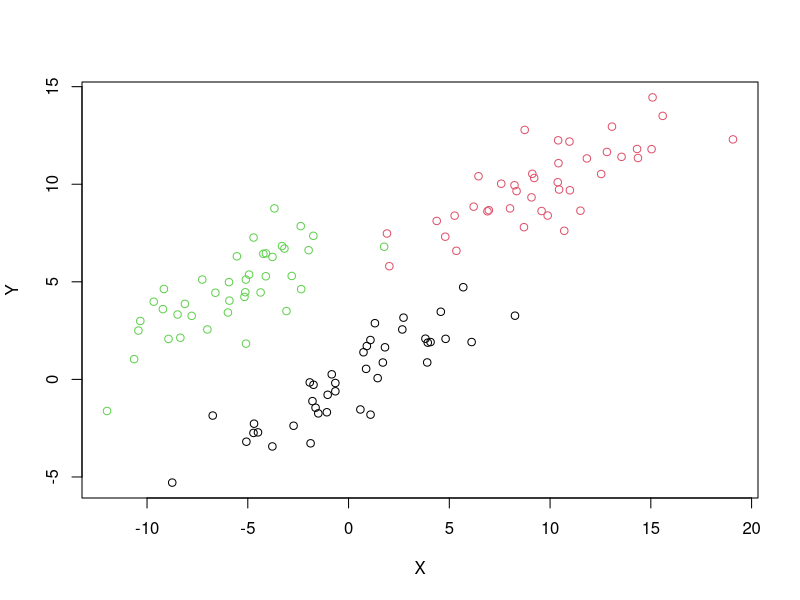
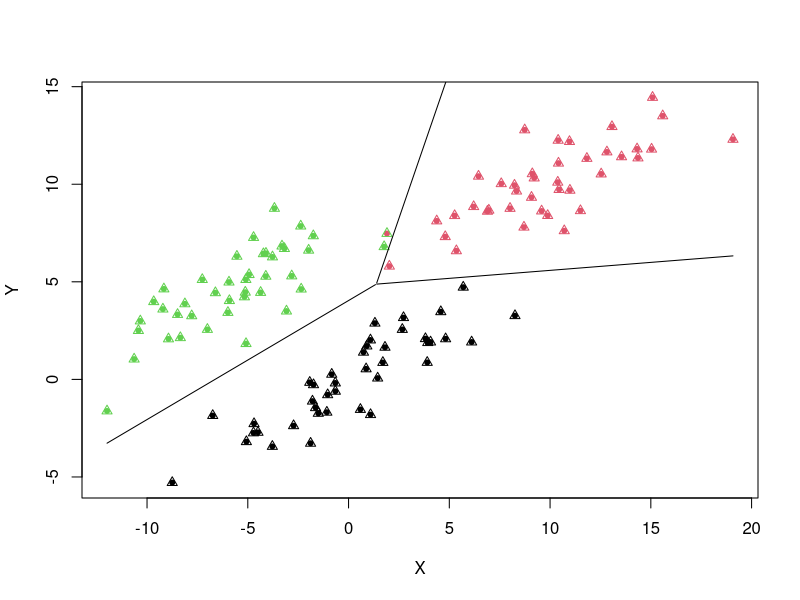
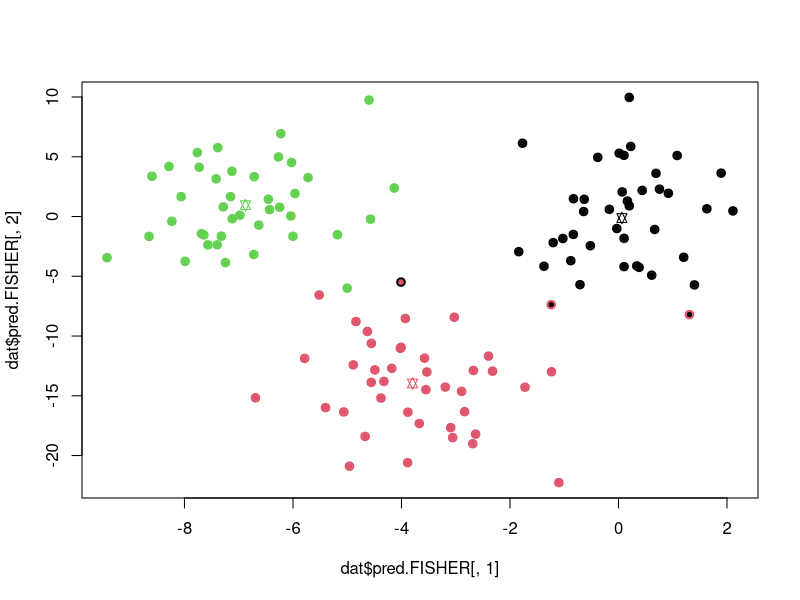
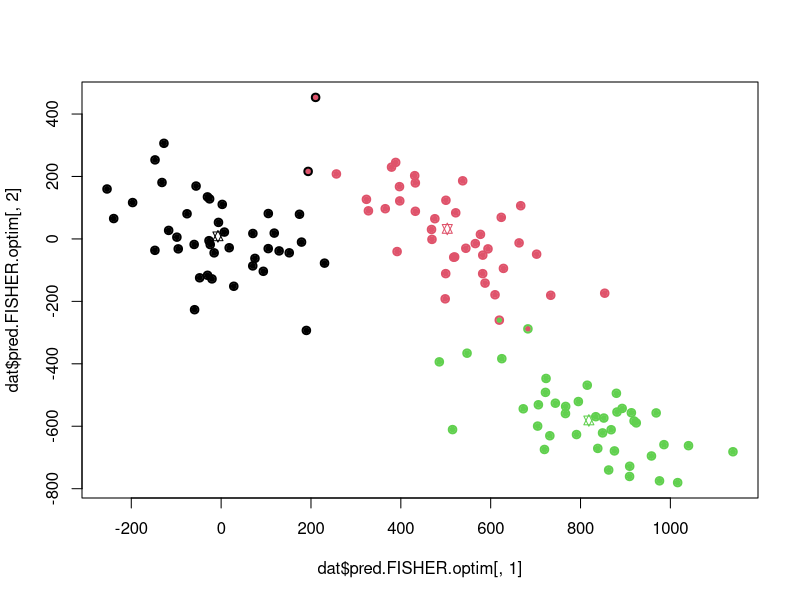

These figures' R source, in order:
remove(list=ls())
### data for Least square multiclass discriminant function and Fisher multiclass discriminant function
library(mvtnorm)
library(scales)

# define number of objects in each class
N <- 40

# define common covariance matrix
Sigma <- matrix(c(10,5,5,4),2,2)

# class 1
c1.dat <- rmvnorm(N,mean=c(0,0),Sigma )

# class 2
c2.dat <- rmvnorm(N,mean=c(10,10),Sigma )

# class 3
c3.dat <- rmvnorm(N,mean=c(-5,5),Sigma )

# create a data.frame of the data
dat <- data.frame(X = c(c1.dat[,1],c2.dat[,1],c3.dat[,1]), Y = c(c1.dat[,2],c2.dat[,2],c3.dat[,2]), Class = as.factor(rep(c(1,2,3),each=N)))

# plot the data
plot(Y~X,data=dat, col=Class)

### use dat to solve the exercise
### least square multiclass discriminant function
# prepare the data by adding a column of 1 and changing the class indicator
dat <- data.frame(intercept = 1, dat)
T.mat <- t(sapply(dat$Class, function(x){T.vect <- rep(0,3); T.vect[x]<-1; return(T.vect)}))
X.mat <- as.matrix(dat[,1:3])
W.tilda.LSD <- solve(t(X.mat)%*%X.mat)%*%t(X.mat)%*%T.mat

# get the prediction
dat$pred.LSD <- apply(X.mat%*%W.tilda.LSD,1,which.max)

#plot
quartz()
plot(Y~X,data=dat, col=Class, pch=20)
points(Y~X,data=dat, col=pred.LSD, pch=2,lwd=1)

### get the boundaries
xs <- seq(min(dat$X),max(dat$X),length.out=500)
ys <- seq(min(dat$Y),max(dat$Y),length.out=500)

# boundary between C1 and C2
tmp <- W.tilda.LSD[,2]-W.tilda.LSD[,1]
tmp2 <- W.tilda.LSD[,3]-W.tilda.LSD[,1]
C12.y.bound <- -1*tmp[2]/tmp[3]*xs - tmp[1]/tmp[3]
C12.y.constrain <- -1*tmp2[2]/tmp2[3]*xs - tmp2[1]/tmp2[3]
ix <- which(C12.y.bound<C12.y.constrain)
lines(xs[ix],C12.y.bound[ix])

# boundary between C1 and C3
tmp <- W.tilda.LSD[,3]-W.tilda.LSD[,1]
tmp2 <- W.tilda.LSD[,2]-W.tilda.LSD[,1]
C13.y.bound <- -1*tmp[2]/tmp[3]*xs - tmp[1]/tmp[3]
C13.y.constrain <- -1*tmp2[2]/tmp2[3]*xs - tmp2[1]/tmp2[3]
ix <- which(C13.y.bound<C13.y.constrain)
lines(xs[ix],C13.y.bound[ix])

# boundary between C2 and C3
tmp <- W.tilda.LSD[,3]-W.tilda.LSD[,2]
tmp2 <- W.tilda.LSD[,1]-W.tilda.LSD[,2]
C23.y.bound <- -1*tmp[2]/tmp[3]*xs - tmp[1]/tmp[3]
C23.y.constrain <- -1*tmp2[2]/tmp2[3]*xs - tmp2[1]/tmp2[3]
ix <- which(C23.y.bound>C23.y.constrain)
lines(xs[ix],C23.y.bound[ix])


### Fisher discriminant function
library(Matrix)
# prepare the data by adding a column of 1 and changing the class indicator
# create a data.frame of the data
dat <- data.frame(X = c(c1.dat[,1],c2.dat[,1],c3.dat[,1]), Y = c(c1.dat[,2],c2.dat[,2],c3.dat[,2]), Class = as.factor(rep(c(1,2,3),each=N)))
dat <- data.frame(intercept = 1, dat)

# get the mean vectors for the classes
mean.vects <- by(dat[,2:3],dat$Class, colMeans)
# get the grand mean
grand.mean.vect <- colMeans(dat[,2:3])

# get the within covariance
S.within <- Reduce('+',lapply(1:3, function(x, dat, mean.vects){ (t(dat[dat$Class==x,2:3])-mean.vects[[x]])%*%t(t(dat[dat$Class==x,2:3])-mean.vects[[x]])}, dat=dat, mean.vects = mean.vects))

# get the between covariance
S.between <- Reduce('+',lapply(1:3, function(x, mean.vects, grand.mean.vect){ (mean.vects[[x]]-grand.mean.vect)%*%t(mean.vects[[x]]-grand.mean.vect)}, mean.vects = mean.vects, grand.mean.vect=grand.mean.vect)) * N

S.total <- (t(dat[,2:3])-grand.mean.vect)%*%t(t(dat[,2:3])-grand.mean.vect)
S.within + S.between

# calculate criteria
eigen.vectors <- eigen(solve(nearPD(S.within)$mat)%*%(S.between))$vect

# get the prediction
dat$pred.FISHER <- as.matrix(dat[,2:3])%*%eigen.vectors
plot(dat$pred.FISHER[,1],dat$pred.FISHER[,2],col=dat$Class,pch=20)

# project the means
proj.mean.vects <- lapply(mean.vects, function(x,eigen.vectors){x%*%eigen.vectors},eigen.vectors=eigen.vectors)
proj.mean.vects <- matrix(unlist(proj.mean.vects),3,2,byrow=TRUE)
points(proj.mean.vects[,1],proj.mean.vects[,2],col=1:3,pch=11)

pred.labs <- apply(dat$pred.FISHER, 1, function(x, proj.mean.vects){which.min(diag(t(x-proj.mean.vects)%*%(x-proj.mean.vects)))}, proj.mean.vects=t(proj.mean.vects))
points(dat$pred.FISHER[,1],dat$pred.FISHER[,2],col=pred.labs,lwd=2)

table(pred.labs, dat$Class)





# initialise W.tilda
#W.tilda.init <- t(W.tilda.LSD[2:3,])
W.tilda.init <- matrix(runif(6,0,1),3,2)
# create the objective function
objective.fun <- function(par, dat,mean.vects, grand.mean.vect, N){
   W.tilda <- matrix(par,3,2,byrow=FALSE)
   # get the within covariance
   S.within <- Reduce('+',lapply(1:3, function(x, dat, mean.vects){ (t(dat[dat$Class==x,2:3])-mean.vects[[x]])%*%t(t(dat[dat$Class==x,2:3])-mean.vects[[x]])}, dat=dat, mean.vects = mean.vects))
   # get the between covariance
   S.between <- Reduce('+',lapply(1:3, function(x, mean.vects, grand.mean.vect){ (mean.vects[[x]]-grand.mean.vect)%*%t(mean.vects[[x]]-grand.mean.vect)}, mean.vects = mean.vects, grand.mean.vect=grand.mean.vect)) * N
   #J <- sum(diag(as.matrix(solve(nearPD(W.tilda%*%S.within%*%t(W.tilda))$mat)%*%(W.tilda%*%S.between%*%t(W.tilda)))))
   J <- sum(diag(as.matrix(solve(W.tilda%*%S.within%*%t(W.tilda)+diag(3)*10)%*%(W.tilda%*%S.between%*%t(W.tilda)))))
   print(c(S.within,S.between,J))
   return(J*-1)
}

param <- optim(par = as.vector(W.tilda.init), fn =objective.fun,  dat=dat, mean.vects=mean.vects, grand.mean.vect= grand.mean.vect,N=N, method='BFGS',control = list(maxit=1000))
W.optim <- t(matrix(param$par,3,2,byrow=FALSE))

# get the prediction
dat$pred.FISHER.optim <- as.matrix(dat[,2:3])%*%W.optim
quartz()
plot(dat$pred.FISHER.optim[,1],dat$pred.FISHER.optim[,2],col=dat$Class, pch=20)

# project the means
proj.mean.vects.optim <- lapply(mean.vects, function(x,W.optim){x%*%W.optim},W.optim=W.optim)
proj.mean.vects.optim <- matrix(unlist(proj.mean.vects.optim),3,3,byrow=TRUE)[,1:2]
points(proj.mean.vects.optim[,1],proj.mean.vects.optim[,2],col=1:3,pch=11)

pred.labs <- apply(dat$pred.FISHER.optim[,1:2], 1, function(x, tmp){which.min(diag(t(x-tmp)%*%(x-tmp)))}, tmp=t(proj.mean.vects.optim))
points(dat$pred.FISHER.optim[,1],dat$pred.FISHER.optim[,2],col=pred.labs,lwd=2)

table(pred.labs, dat$Class)
